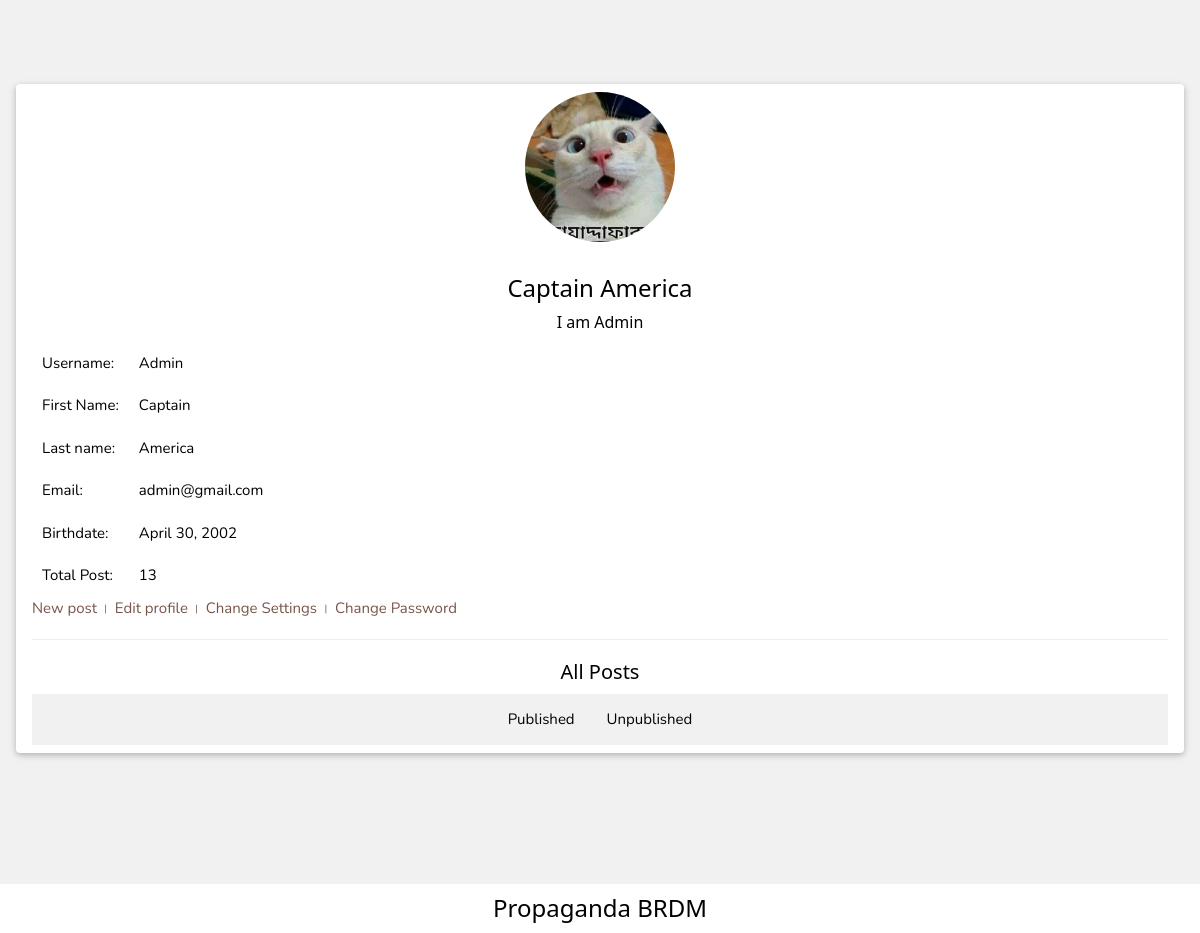
Screenshot of /user/profile/1 (signed in) with the database file from the repository.
### user/models.py (models this page shows)
class Profile(models.Model):
    user = models.OneToOneField(User, on_delete=models.CASCADE, related_name='profiles',)
    profilepic = models.ImageField(upload_to='images/', blank=True)
    bio = models.TextField(max_length=500, blank=True)
    birthdate = models.DateField(blank=True, null=True)

### user/views.py (the view)
# urls.py: path('profile/<int:id>', userprofile, name="profile"),
@login_required(login_url='user:login')
def userprofile(request, id):
    user = User.objects.get(id=id)
    profile_details = Profile.objects.get(user=user)
    total_post = user.author.count()
    published_post = user.author.filter(is_published=True)
    unpublished_post = user.author.filter(is_published=False)
    context = {
        'user':user,
        'profile': profile_details,
        'total_post':total_post,
        'published_post': published_post,
        'unpublished_post': unpublished_post,
    }
    return render(request, "user/user_profile.html", context)

### user/templates/user/user_profile.html (shortened to what this page needs)
{% extends "blog/base.html" %}
{% block content %}
<div class="w3-card-2 w3-white w3-round w3-margin w3-padding">
    <div class="w3-center">
        {% if profile.profilepic %}
        <img src="{{ profile.profilepic.url }}" width="150" height="150" class="w3-circle" />
        <br />
        <br />
        {% endif %}
        <h3>{{ user.first_name }} {{ user.last_name}}</h3>
        {% if profile.bio %}
        <h6>{{ profile.bio }}</h6>
        {% endif %}
    </div>
    <table>
        <tr>
            <td>Username:</td>
            <td>{{ user.username}}</td>
        </tr>
        <tr>
            <td>First Name:</td>
            <td>{{ user.first_name}}</td>
        </tr>
        <tr>
            <td>Last name:</td>
            <td>{{ user.last_name }}</td>
        </tr>
        <tr>
            <td>Email:</td>
            <td>{{user.email}}</td>
        </tr>
        <tr>
            <td>Birthdate:</td>
            <td>{{profile.birthdate}}</td>
        </tr>
        <tr>
            <td>Total Post:</td>
            <td>{{total_post}}</td>
        </tr>
    </table>
    {% if request.user == user %}
    <div class="w3-text-brown">
        <a href="{% url 'blog:create_blog_post' %}">New post</a>
        <span> । </span>
        <a href="{% url 'user:edit-profile' %}">Edit profile</a>
        <span> । </span>
        <a href="{% url 'user:edit-user' %}">Change Settings</a>
        <span> । </span>
        <a href="{% url 'user:password_change' %}">Change Password</a>
    </div>
    {% endif %}
    <hr />
    <h4 class="w3-center">All Posts</h4>
    <div class="tab">
        <button class="tablinks" onclick="openTab(event, 'published-post')">Published</button>
        <button class="tablinks" onclick="openTab(event, 'unpublished-post')">Unpublished</button>
    </div>
</div>
{% endblock %}

### static/css/w3.css (style rules this page uses)
html { box-sizing:border-box }
*,*:before,*:after { box-sizing:inherit }
html { -ms-text-size-adjust:100%;-webkit-text-size-adjust:100% }
body { margin:0 }
a { background-color:transparent }
img { border-style:none }
hr { box-sizing:content-box;height:0;overflow:visible }
button,input,select,textarea,optgroup { font:inherit;margin:0 }
button,input { overflow:visible }
button,select { text-transform:none }
button,[type=button],[type=reset],[type=submit] { -webkit-appearance:button }
html,body { font-family:Verdana,sans-serif;font-size:15px;line-height:1.5 }
html { overflow-x:hidden }
h3 { font-size:24px }
h4 { font-size:20px }
h6 { font-size:16px }
h1,h2,h3,h4,h5,h6 { font-family:"Segoe UI",Arial,sans-serif;font-weight:400;margin:10px 0 }
hr { border:0;border-top:1px solid #eee;margin:20px 0 }
img { vertical-align:middle }
a { color:inherit }
.w3-circle { border-radius:50% }
.w3-round,.w3-round-medium { border-radius:4px }
.w3-card,.w3-card-2 { box-shadow:0 2px 5px 0 rgba(0,0,0,0.16),0 2px 10px 0 rgba(0,0,0,0.12) }
.w3-center { text-align:center!important }
.w3-margin { margin:16px!important }
.w3-padding { padding:8px 16px!important }
.w3-white,.w3-hover-white:hover { color:#000!important;background-color:#fff!important }
.w3-light-grey,.w3-hover-light-grey:hover,.w3-light-gray,.w3-hover-light-gray:hover { color:#000!important;background-color:#f1f1f1!important }
.w3-text-brown,.w3-hover-text-brown:hover { color:#795548!important }

### blog/templates/blog/base.html (style rules this page uses)
html, body { height: 100%; }
th, td { padding: 10px; }
.tab { display: flex; justify-content: center; overflow: hidden; background-color: #f1f1f1; }
.tab button { background-color: inherit; float: left; border: none; outline: none; cursor: pointer; padding: 14px 16px; transition: 0.3s; }

### rows the page displays
Profile: profilepic (picture), bio "I am Admin", birthdate "April 30, 2002"

### other values shown
{{ user.first_name }} "Captain"
{{ user.last_name }} "America"
{{ user.username }} "Admin"
{{ user.email }} "admin@gmail.com"
{{ total_post }} "13"
